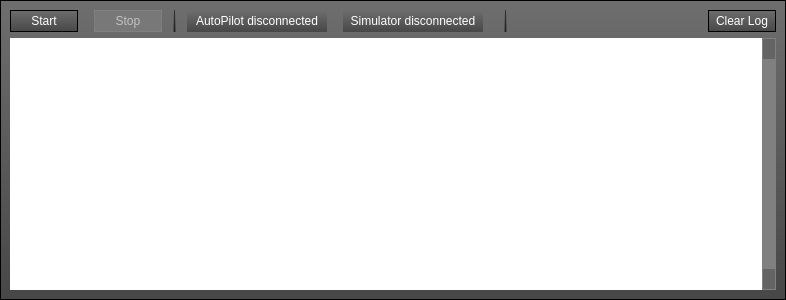
<?xml version="1.0" encoding="UTF-8"?>
<ui version="4.0">
 <class>HITLWidget</class>
 <widget class="QWidget" name="HITLWidget">
  <property name="geometry">
   <rect>
    <x>0</x>
    <y>0</y>
    <width>786</width>
    <height>300</height>
   </rect>
  </property>
  <property name="sizePolicy">
   <sizepolicy hsizetype="Preferred" vsizetype="Preferred">
    <horstretch>0</horstretch>
    <verstretch>0</verstretch>
   </sizepolicy>
  </property>
  <property name="windowTitle">
   <string>Form</string>
  </property>
  <property name="styleSheet">
   <string notr="true">

QScrollBar:vertical {
      border: 1px solid grey;
      background: grey;
      margin: 22px 0 22px 0;
  }

QScrollBar:vertical:disabled {
      border: 1px solid grey;
      
	background-color: grey;
      margin: 22px 0 22px 0;
  }

  QScrollBar::handle:vertical {
background-color: qlineargradient(spread:pad, x1:0.5, y1:0, x2:0.5, y2:1, stop:0 rgba(120, 120, 255, 255), stop:1 rgba(80, 80, 160, 255));
      min-height: 20px;
  }

QScrollBar::handle:vertical:disabled{
background-color: grey;
      min-height: 20px;
  }


  QScrollBar::handle:vertical:pressed {

     background-color: rgb(85, 85, 255);
background-color: qlineargradient(spread:pad, x1:0.5, y1:0, x2:0.5, y2:1, stop:0 rgba(170, 170, 255, 255), stop:1 rgba(80, 80, 160, 255));

      min-height: 20px;
  }

  QScrollBar::add-line:vertical {
      border: 1px solid black;
background-color: qlineargradient(spread:pad, x1:0.5, y1:0, x2:0.5, y2:1, stop:0 rgba(48, 48, 48, 255), stop:1 rgba(120, 120, 120, 255));
      height: 20px;
      subcontrol-position: bottom;
      subcontrol-origin: margin;
  }

 QScrollBar::add-line:vertical:disabled {
background-color: qlineargradient(spread:pad, x1:0.5, y1:0, x2:0.5, y2:1, stop:0 rgba(100, 100, 100, 255));
      border: 1px solid grey;

  }

 QScrollBar::sub-line:vertical:disabled {
background-color: qlineargradient(spread:pad, x1:0.5, y1:0, x2:0.5, y2:1, stop:0 rgba(100, 100, 100, 255));
 border: 1px solid grey;

  }

 QScrollBar::add-line:vertical:pressed {
background-color: qlineargradient(spread:pad, x1:0.5, y1:0, x2:0.5, y2:1, stop:0 rgba(255, 255, 255, 200), stop:1 rgba(180, 180, 180, 200));
  }

 QScrollBar::sub-line:vertical:pressed {
background-color: qlineargradient(spread:pad, x1:0.5, y1:0, x2:0.5, y2:1, stop:0 rgba(255, 255, 255, 200), stop:1 rgba(180, 180, 180, 200));
  }

  QScrollBar::sub-line:vertical {
      border: 1px solid black;      
background-color: qlineargradient(spread:pad, x1:0.5, y1:0, x2:0.5, y2:1, stop:0 rgba(48, 48, 48, 255), stop:1 rgba(120, 120, 120, 255));
      height: 20px;
      subcontrol-position: top;
      subcontrol-origin: margin;
  }
 QScrollBar::down-arrow:vertical {
	
	image: url(:/hitlnew/images/arrow-down2.png);
  }

  QScrollBar::up-arrow:vertical {
	image: url(:/hitlnew/images/arrow-up2.png);
  }

  QScrollBar::add-page:vertical, QScrollBar::sub-page:vertical {
      background: none;
  }


QPushButton {
background-color: qlineargradient(spread:pad, x1:0.5, y1:0, x2:0.5, y2:1, stop:0 rgba(110, 110, 110, 255), stop:1 rgba(71, 71, 71, 255));

	color: rgb(255, 255, 255);
border: 1px solid black; 
width: 66px;
height: 20px;
}

QPushButton:disabled {
background-color: qlineargradient(spread:pad, x1:0.5, y1:0, x2:0.5, y2:1, stop:0 rgba(120, 120, 120, 255));
	color: rgb(194, 194, 194);
border: 1px solid gray; 
width: 66px;
height: 20px;
}

QPushButton:hover {
background-color: qlineargradient(spread:pad, x1:0.5, y1:0, x2:0.5, y2:1, stop:0 rgba(255, 255, 255, 200), stop:1 rgba(180, 180, 180, 200));
color: rgb(255, 255, 255);
border: 0px; 
}
QPushButton:pressed {
background-color: qlineargradient(spread:pad, x1:0.5, y1:0, x2:0.5, y2:1, stop:0 rgba(48, 48, 48, 255), stop:1 rgba(120, 120, 120, 255));
color: rgb(255, 255, 255);
border: 0px; 
}

QPushButton:checked {
background-color: qlineargradient(spread:pad, x1:0.5, y1:0, x2:0.5, y2:1, stop:0 rgba(48, 48, 48, 255), stop:1 rgba(120, 120, 120, 255));
color: rgb(255, 255, 255);
border: 0px; 
}</string>
  </property>
  <layout class="QVBoxLayout" name="verticalLayout">
   <property name="margin">
    <number>0</number>
   </property>
   <item>
    <widget class="QFrame" name="frame">
     <property name="sizePolicy">
      <sizepolicy hsizetype="Preferred" vsizetype="Preferred">
       <horstretch>0</horstretch>
       <verstretch>0</verstretch>
      </sizepolicy>
     </property>
     <property name="minimumSize">
      <size>
       <width>0</width>
       <height>0</height>
      </size>
     </property>
     <property name="maximumSize">
      <size>
       <width>16777215</width>
       <height>16777215</height>
      </size>
     </property>
     <property name="styleSheet">
      <string notr="true">

QFrame{
background-color: qlineargradient(spread:pad, x1:0.5, y1:0, x2:0.5, y2:1, stop:0 rgba(110, 110, 110, 255), stop:1 rgba(71, 71, 71, 255));
color: rgba(0, 0, 0, 128);
}
</string>
     </property>
     <property name="frameShape">
      <enum>QFrame::StyledPanel</enum>
     </property>
     <property name="frameShadow">
      <enum>QFrame::Raised</enum>
     </property>
     <layout class="QVBoxLayout" name="verticalLayout_2">
      <property name="sizeConstraint">
       <enum>QLayout::SetMaximumSize</enum>
      </property>
      <item>
       <layout class="QHBoxLayout" name="horizontalLayout">
        <property name="sizeConstraint">
         <enum>QLayout::SetDefaultConstraint</enum>
        </property>
        <item>
         <widget class="QPushButton" name="startButton">
          <property name="toolTip">
           <string>Request update</string>
          </property>
          <property name="styleSheet">
           <string notr="true"/>
          </property>
          <property name="text">
           <string>Start</string>
          </property>
         </widget>
        </item>
        <item>
         <spacer name="horizontalSpacer">
          <property name="orientation">
           <enum>Qt::Horizontal</enum>
          </property>
          <property name="sizeType">
           <enum>QSizePolicy::Preferred</enum>
          </property>
          <property name="sizeHint" stdset="0">
           <size>
            <width>10</width>
            <height>20</height>
           </size>
          </property>
         </spacer>
        </item>
        <item>
         <widget class="QPushButton" name="stopButton">
          <property name="enabled">
           <bool>false</bool>
          </property>
          <property name="toolTip">
           <string>Send update</string>
          </property>
          <property name="text">
           <string>Stop</string>
          </property>
         </widget>
        </item>
        <item>
         <spacer name="horizontalSpacer_7">
          <property name="orientation">
           <enum>Qt::Horizontal</enum>
          </property>
          <property name="sizeType">
           <enum>QSizePolicy::Preferred</enum>
          </property>
          <property name="sizeHint" stdset="0">
           <size>
            <width>5</width>
            <height>20</height>
           </size>
          </property>
         </spacer>
        </item>
        <item>
         <widget class="Line" name="line">
          <property name="frameShadow">
           <enum>QFrame::Plain</enum>
          </property>
          <property name="orientation">
           <enum>Qt::Vertical</enum>
          </property>
         </widget>
        </item>
        <item>
         <spacer name="horizontalSpacer_4">
          <property name="orientation">
           <enum>Qt::Horizontal</enum>
          </property>
          <property name="sizeType">
           <enum>QSizePolicy::Preferred</enum>
          </property>
          <property name="sizeHint" stdset="0">
           <size>
            <width>5</width>
            <height>20</height>
           </size>
          </property>
         </spacer>
        </item>
        <item>
         <widget class="QLabel" name="apLabel">
          <property name="sizePolicy">
           <sizepolicy hsizetype="Fixed" vsizetype="Preferred">
            <horstretch>0</horstretch>
            <verstretch>0</verstretch>
           </sizepolicy>
          </property>
          <property name="minimumSize">
           <size>
            <width>140</width>
            <height>0</height>
           </size>
          </property>
          <property name="font">
           <font>
            <weight>50</weight>
            <bold>false</bold>
           </font>
          </property>
          <property name="layoutDirection">
           <enum>Qt::LeftToRight</enum>
          </property>
          <property name="autoFillBackground">
           <bool>false</bool>
          </property>
          <property name="styleSheet">
           <string notr="true">color: rgb(255, 255, 255);</string>
          </property>
          <property name="text">
           <string>AutoPilot disconnected</string>
          </property>
          <property name="alignment">
           <set>Qt::AlignCenter</set>
          </property>
         </widget>
        </item>
        <item>
         <spacer name="horizontalSpacer_5">
          <property name="orientation">
           <enum>Qt::Horizontal</enum>
          </property>
          <property name="sizeType">
           <enum>QSizePolicy::Preferred</enum>
          </property>
          <property name="sizeHint" stdset="0">
           <size>
            <width>10</width>
            <height>20</height>
           </size>
          </property>
         </spacer>
        </item>
        <item>
         <widget class="QLabel" name="simLabel">
          <property name="sizePolicy">
           <sizepolicy hsizetype="Fixed" vsizetype="Preferred">
            <horstretch>0</horstretch>
            <verstretch>0</verstretch>
           </sizepolicy>
          </property>
          <property name="minimumSize">
           <size>
            <width>140</width>
            <height>0</height>
           </size>
          </property>
          <property name="styleSheet">
           <string notr="true">color: rgb(255, 255, 255);</string>
          </property>
          <property name="text">
           <string> Simulator disconnected </string>
          </property>
          <property name="alignment">
           <set>Qt::AlignCenter</set>
          </property>
         </widget>
        </item>
        <item>
         <spacer name="horizontalSpacer_2">
          <property name="orientation">
           <enum>Qt::Horizontal</enum>
          </property>
          <property name="sizeType">
           <enum>QSizePolicy::Preferred</enum>
          </property>
          <property name="sizeHint" stdset="0">
           <size>
            <width>10</width>
            <height>20</height>
           </size>
          </property>
         </spacer>
        </item>
        <item>
         <spacer name="horizontalSpacer_6">
          <property name="orientation">
           <enum>Qt::Horizontal</enum>
          </property>
          <property name="sizeType">
           <enum>QSizePolicy::Preferred</enum>
          </property>
          <property name="sizeHint" stdset="0">
           <size>
            <width>5</width>
            <height>20</height>
           </size>
          </property>
         </spacer>
        </item>
        <item>
         <widget class="Line" name="line_2">
          <property name="frameShadow">
           <enum>QFrame::Plain</enum>
          </property>
          <property name="orientation">
           <enum>Qt::Vertical</enum>
          </property>
         </widget>
        </item>
        <item>
         <spacer name="horizontalSpacer_8">
          <property name="orientation">
           <enum>Qt::Horizontal</enum>
          </property>
          <property name="sizeType">
           <enum>QSizePolicy::Preferred</enum>
          </property>
          <property name="sizeHint" stdset="0">
           <size>
            <width>5</width>
            <height>20</height>
           </size>
          </property>
         </spacer>
        </item>
        <item>
         <spacer name="horizontalSpacer_3">
          <property name="orientation">
           <enum>Qt::Horizontal</enum>
          </property>
          <property name="sizeHint" stdset="0">
           <size>
            <width>40</width>
            <height>20</height>
           </size>
          </property>
         </spacer>
        </item>
        <item>
         <widget class="QPushButton" name="buttonClearLog">
          <property name="text">
           <string>Clear Log</string>
          </property>
         </widget>
        </item>
       </layout>
      </item>
      <item>
       <widget class="QTextEdit" name="textBrowser">
        <property name="sizePolicy">
         <sizepolicy hsizetype="Expanding" vsizetype="Expanding">
          <horstretch>0</horstretch>
          <verstretch>0</verstretch>
         </sizepolicy>
        </property>
        <property name="minimumSize">
         <size>
          <width>0</width>
          <height>0</height>
         </size>
        </property>
        <property name="autoFillBackground">
         <bool>false</bool>
        </property>
        <property name="styleSheet">
         <string notr="true">QTextEdit {
	background-color: white;
	color: rgb(0, 0, 0);
}</string>
        </property>
        <property name="frameShape">
         <enum>QFrame::NoFrame</enum>
        </property>
        <property name="frameShadow">
         <enum>QFrame::Plain</enum>
        </property>
        <property name="verticalScrollBarPolicy">
         <enum>Qt::ScrollBarAlwaysOn</enum>
        </property>
       </widget>
      </item>
     </layout>
    </widget>
   </item>
  </layout>
 </widget>
 <resources/>
 <connections/>
</ui>
